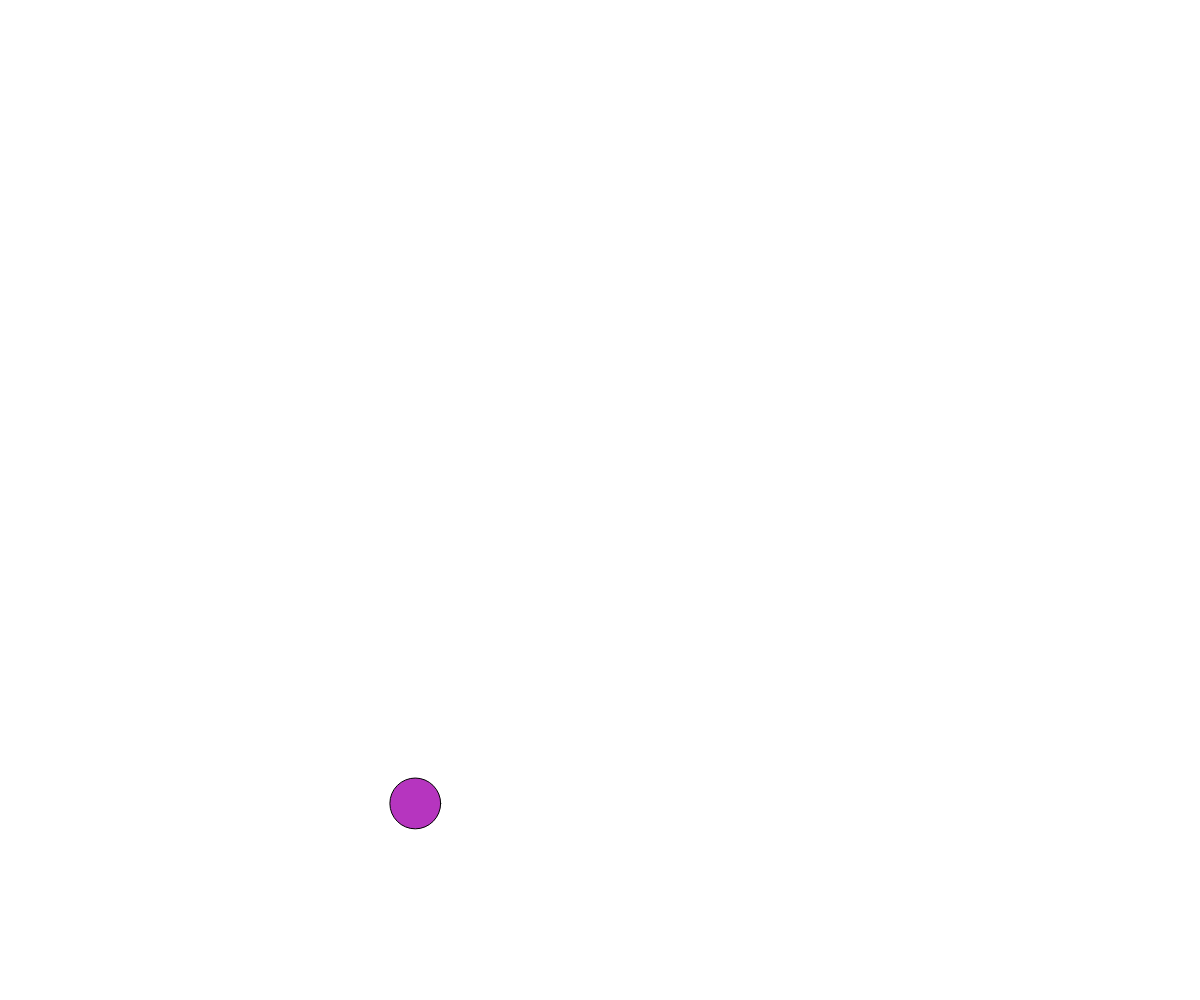
Frame 1 (no input)
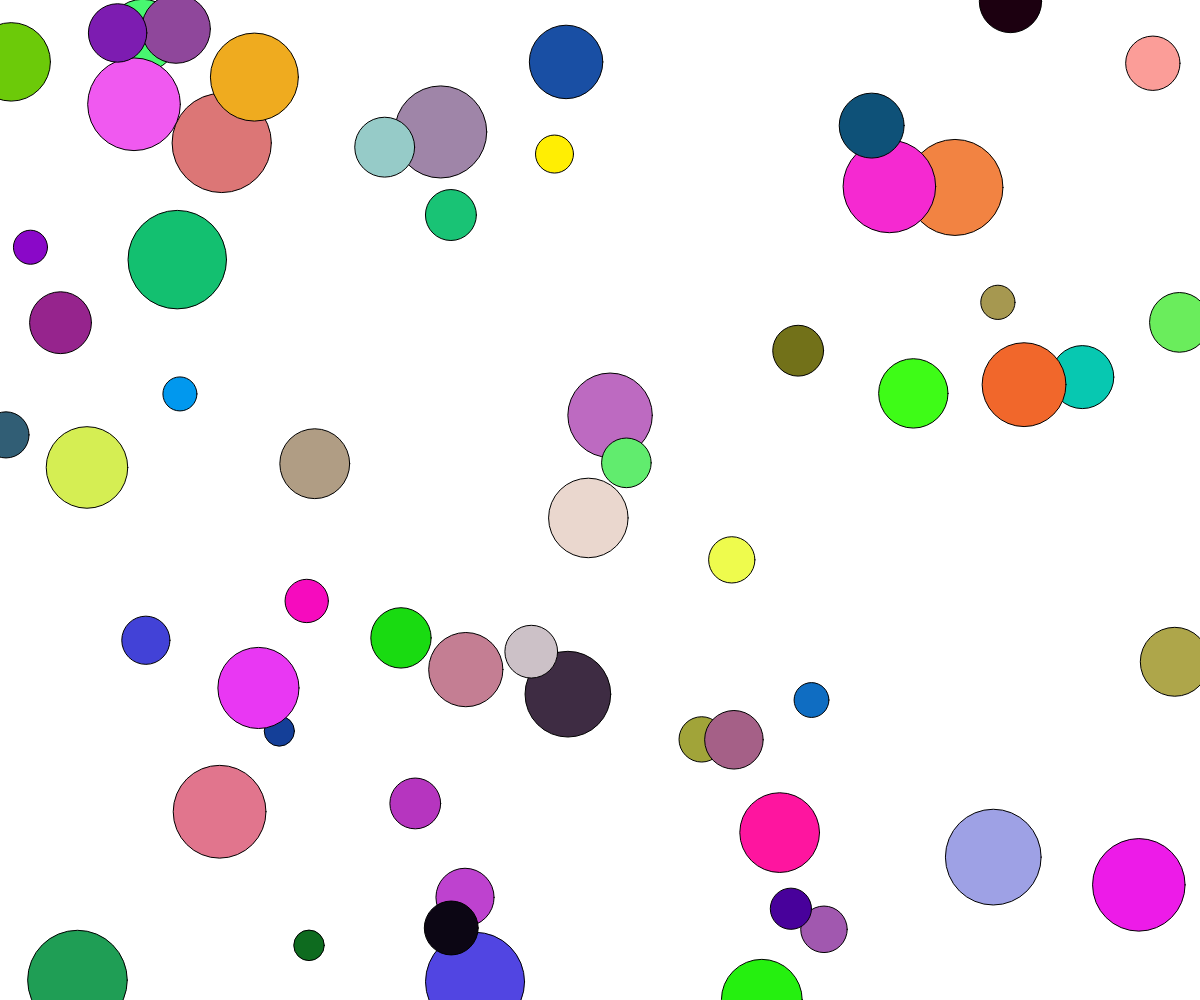
Frame 60 (no input)
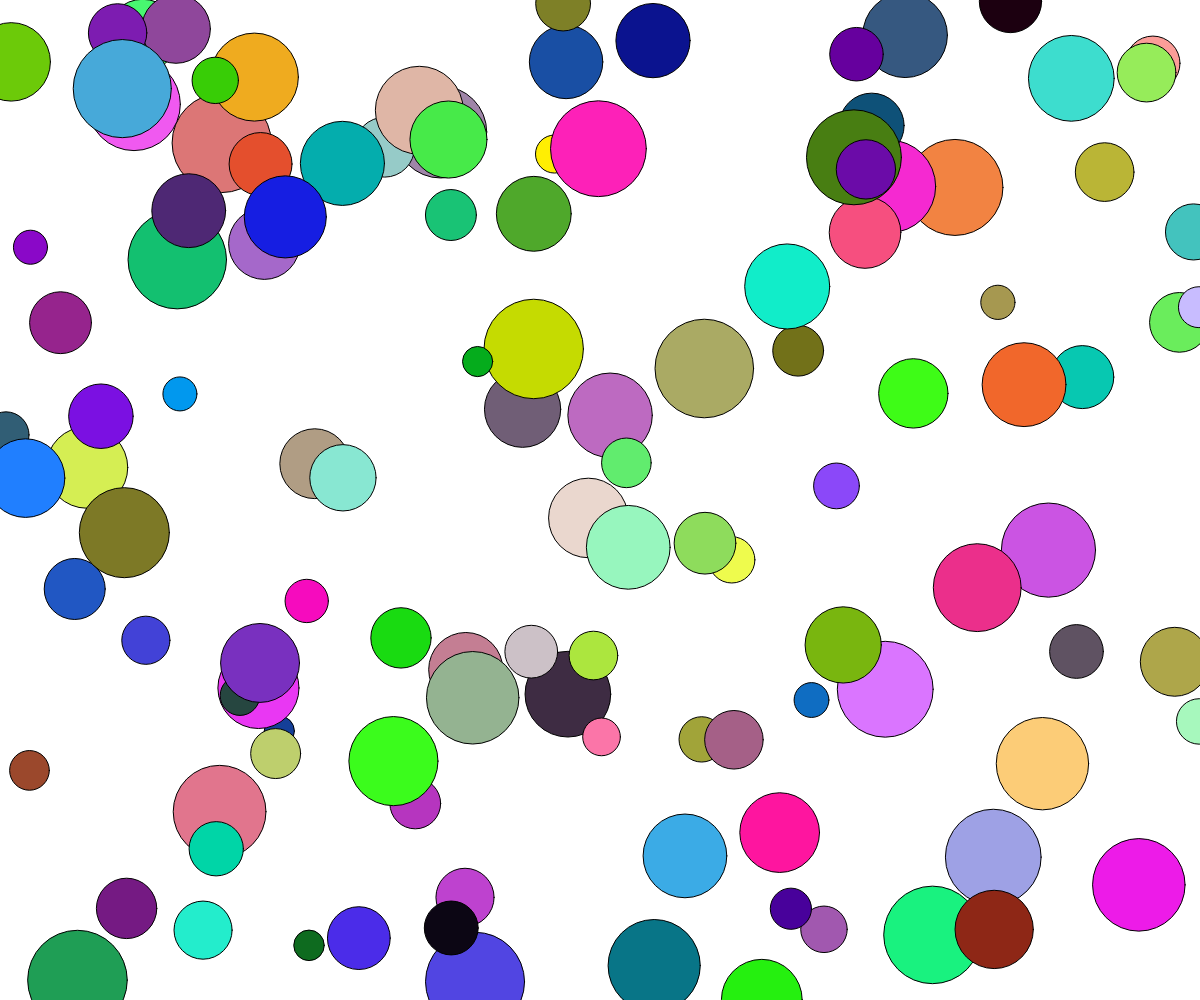
Frame 120 (the mouse pressed at the canvas centre since frame 60)

The p5.js sketch that drew these frames (run headless with seeded random() and noise() and a simulated clock; from frame 60 on, the mouse is pressed at the canvas centre):

// p5.js sketch
// ── sketch.js
// Project Title
// Your Name
// Date
//
// Extra for Experts:
// - describe what you did to take this project "above and beyond"


async function setup() {
  createCanvas(windowWidth, windowHeight);
}

function draw() {
  // background(220);
  DrawCircles();
}
function DrawCircles() {
  fill(random(0, 255), random(0, 255), random(0, 255));
  circle(random(0, width), random(0, height), random(30, 100));
}
